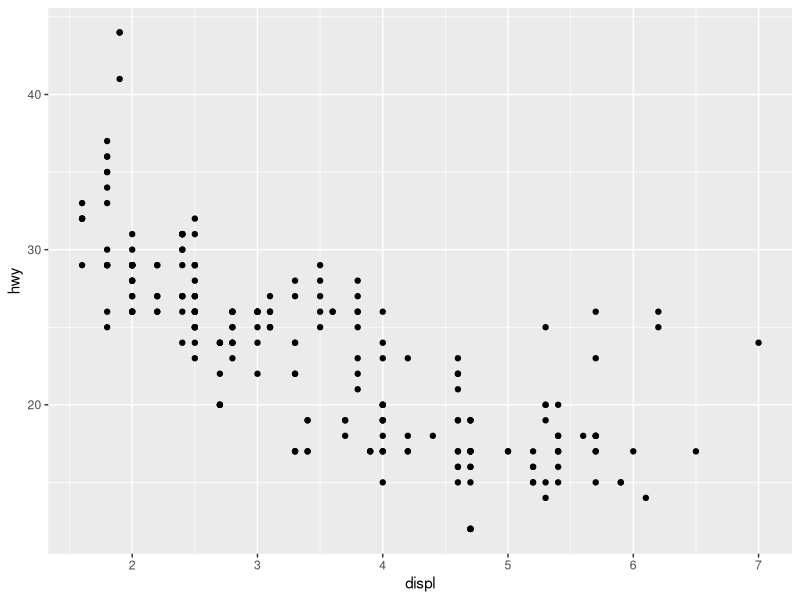
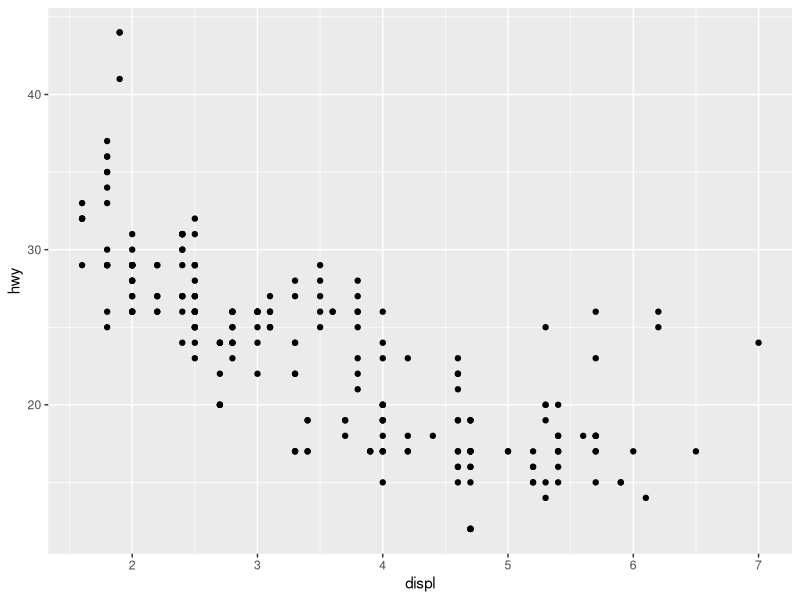
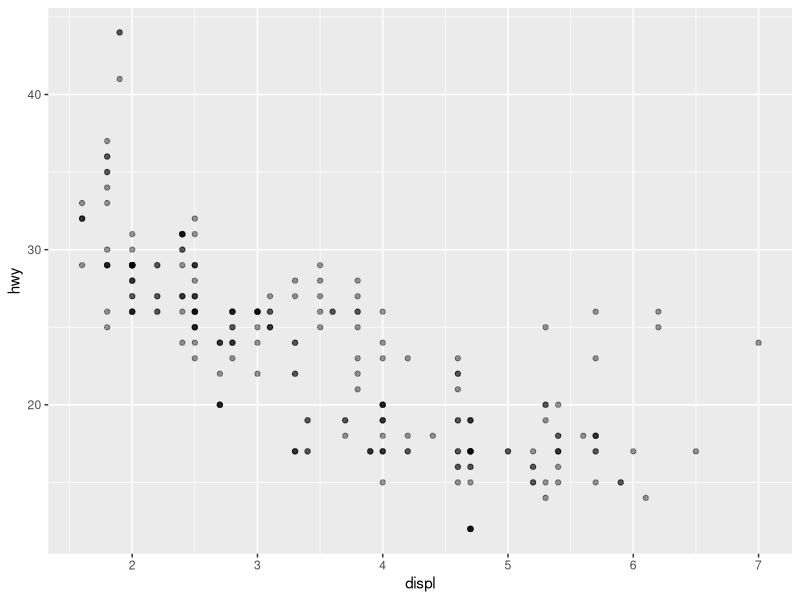
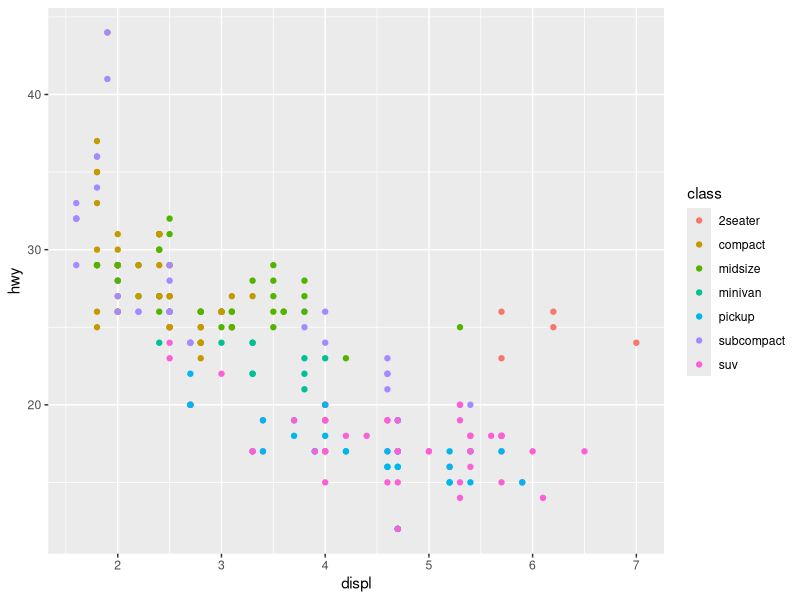
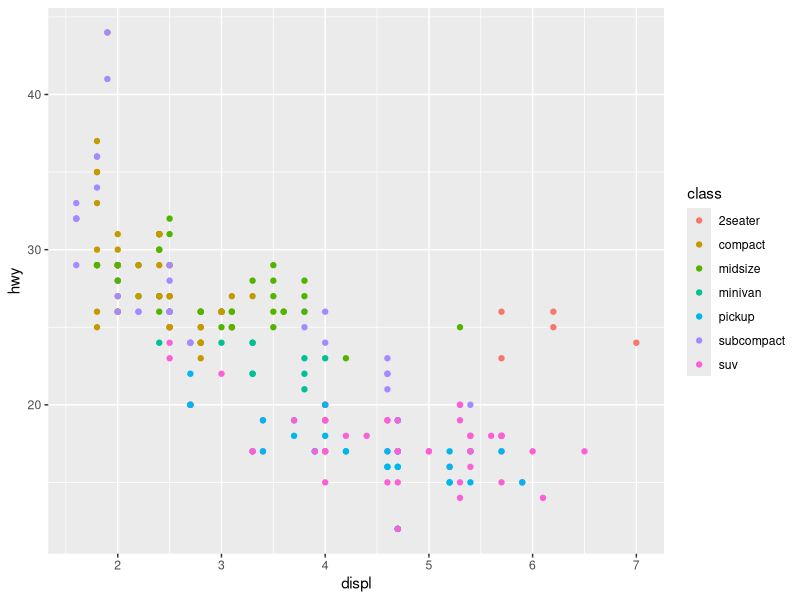
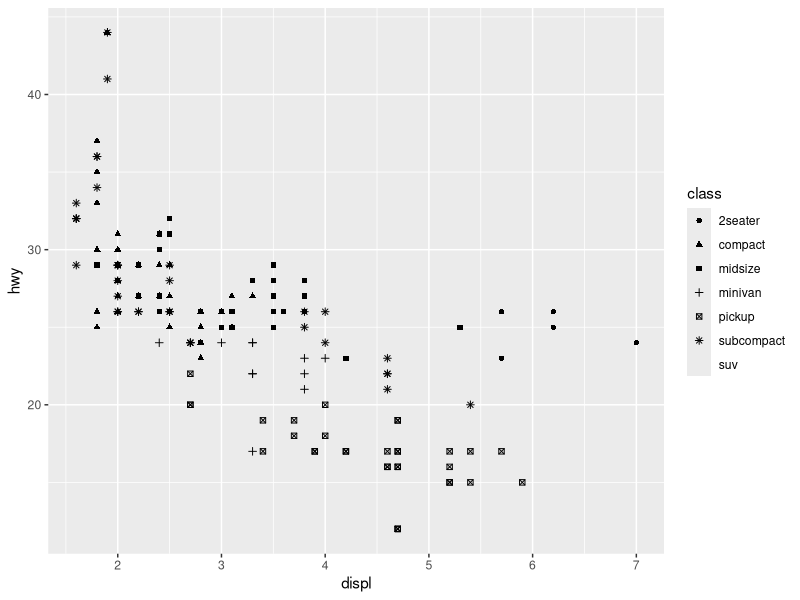
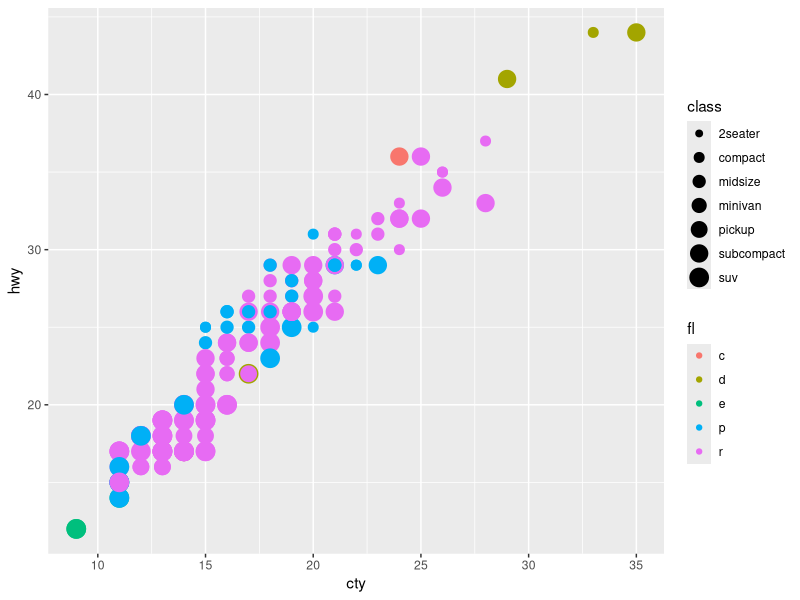
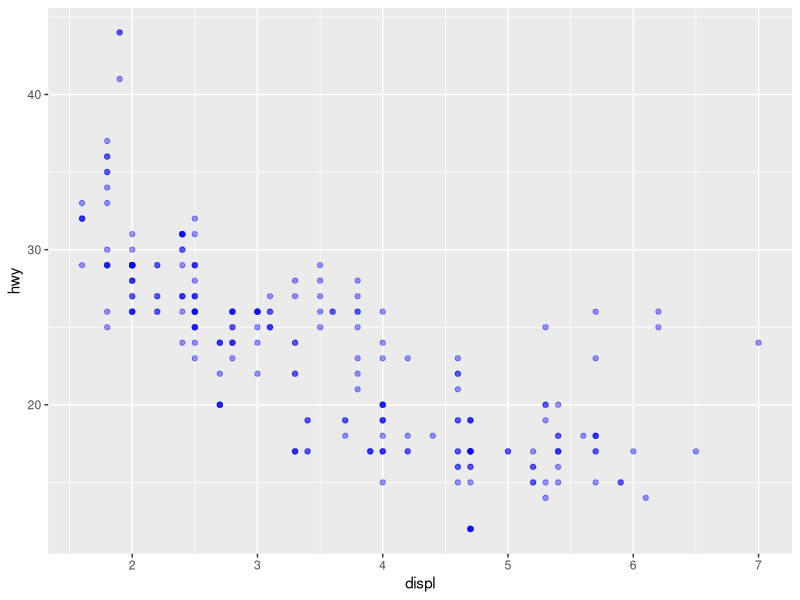

R code for these plots, in order:
## ---- chunk 1
knitr::opts_chunk$set(echo = TRUE)
## ---- chunk 2

library(ggthemes)
library(tidyverse)

## ---- chunk 3

mpg

## ---- chunk 4

ggplot(data = mpg, aes(x = displ, y = hwy)) + # how does mileage compare to engine size
  geom_point()

## ---- chunk 5

# assign first line of ggplot() to a variable

car_plot <- ggplot(data = mpg, aes(x = displ, y = hwy))

# build off of car_plot - useful when trying to create different visualizations from the same base data

car_plot +
  geom_point()

## ---- chunk 6

ggplot(data = mpg, aes(x = displ, y = hwy)) +
  geom_point(alpha = 0.4) # adjusts transparency and reveals that there are multiple dots on the same coordinate point

## ---- chunk 7

ggplot(data = mpg) +
  geom_point(aes(x = displ, y = hwy, color = class))

m <- ggplot(data = mpg, aes(x = displ, y = hwy)) 

m +
  geom_point(aes(color = class))

m +
  geom_point(aes(shape = class)) # there are a limited number of shapes so 'suv' was not assigned a shape

## ---- chunk 8

ggplot(data = mpg) +
  geom_point(aes(x = cty, y = hwy, size = class, color = fl)) # group data 'class' by size, 'fl' by color

## ---- chunk 9

ggplot(data = mpg) +
  geom_point(aes(x = displ, y = hwy), color = "blue", alpha = 0.4) # when adding arguments outside of aes, it is applying color and transparency to the entire data set (e.g. make all points blue and transparency of 0.4)

## ---- chunk 10

ggplot(data = mpg) +
  geom_point(aes(x = displ, y = hwy, colour = cty)) # applying colour gradient to a continuous variable 'cty'

ggplot(data = mpg) +
  geom_point(aes(x = displ, y = hwy, colour = displ < 5)) # give color to all "displ" values < 5

## ---- chunk 11

ggplot(data = mpg) +
  geom_point(aes(x = displ, y = hwy, color = class)) +
  facet_wrap(~ manufacturer) # wrap this data by (~) 'manufacturer

## ---- chunk 12

theme <- ggplot(data = mpg) +
  geom_point(aes(x = displ, y = hwy, color = class)) +
  facet_wrap(~ manufacturer)

theme +
  theme_minimal()

theme +
  theme_wsj()

## ---- chunk 13

ggplot(mpg, aes(x = drv, y = hwy)) +
  geom_jitter()

ggplot(mpg, aes(x = drv, y = hwy)) +
  geom_boxplot()

ggplot(mpg, aes(x = drv, y = hwy)) +
  geom_violin() # includes density per hwy value
 
## ---- chunk 14

ggplot(data = mpg) +
  geom_point(aes(x = displ, y = hwy))

ggplot(data = mpg) +
  geom_smooth(aes(x = displ, y = hwy))

# combine scatterplot and smoothing - graph it using two different geoms

ggplot(data = mpg, aes(x = displ, y = hwy)) +
  geom_point() +
  geom_smooth()

## ---- chunk 15

ggplot(data = mpg, aes(x = displ, y = hwy)) +
  geom_point(aes(color = class)) + # only want class grouping (by color) to apply to points
  geom_smooth()

## ---- chunk 16

ggplot(data = mpg, aes(x = displ, y = hwy)) +
  geom_point(aes(color = class)) + # only want class grouping (by color) to apply to points
  geom_smooth() +
  theme_minimal() +
  labs(title = "Relationship between Engline Size and Miles per Gallon", x = "Engine Displacement (litres)", y = "Highway (mpg)") +
  scale_color_discrete(name = "Type of Car", labels = c("two-seater","compact","midsize","minivan","pickup","subcompact","suv")) +
  theme(legend.position = "bottom")
  

## ---- chunk 17

bar <- ggplot(data = mpg) 

bar +
  geom_bar(aes(x = fl)) # default is to count number of observations in each bin or categorical value in 'fl'

bar +
  geom_bar(aes(x = fl, color = fl)) 

bar +
  geom_bar(aes(x = fl, fill = fl)) # since x and fill arguments are the same, it just fills it with a color

bar +
  geom_bar(aes(x = fl, fill = class)) # bins are from 'fl' and within each bin 'class' groupings are separated

bar +
  geom_bar(aes(x = fl, fill = class), position = "fill") # proportions of class within each bin is represesnted

bar +
  geom_bar(aes(x = fl, fill = class), position = "dodge") #align each 'class' group next to each other rather than stacking

bar +
  geom_bar(aes(x = fl, fill = class), position = "dodge") +
  theme_minimal() +
  scale_x_discrete(labels = c("CNG", "Diesel", "Ethanol", "Premium", "Regular")) +
  labs(x = "Fuel Type", y = "Number of cars", title = "Here is my customized graph") +
  scale_fill_brewer(palette = "PRGn")

# see palettes that can be used in grouping values by color
RColorBrewer::display.brewer.all()  

## ---- chunk 18

myplot <- ggplot(data = mpg) +
  geom_bar(aes(x = fl, fill = class), position = "dodge") +
  theme_minimal() +
  scale_x_discrete(labels = c("CNG", "Diesel", "Ethanol", "Premium", "Regular")) +
  labs(x = "Fuel Type", y = "Number of cars", title = "Here is my customized graph") +
  scale_fill_brewer(palette = "PRGn")

ggsave("myplot.png", myplot, width = 6, height = 6)

ggsave("myplot.pdf", myplot, width = 6, height = 6) # smaller file size

